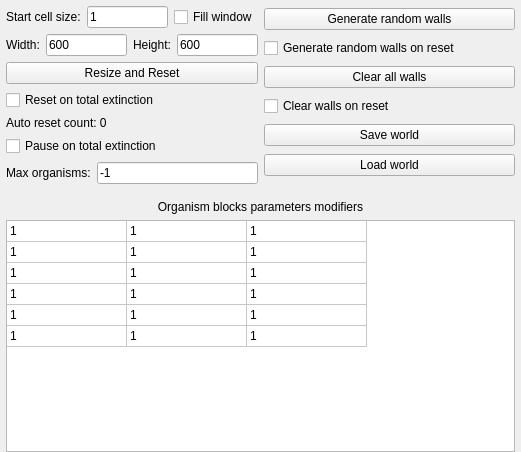
               <widget class="QWidget" name="scrollAreaWidgetContents_3">
                <property name="geometry">
                 <rect>
                  <x>0</x>
                  <y>0</y>
                  <width>504</width>
                  <height>452</height>
                 </rect>
                </property>
                <property name="sizePolicy">
                 <sizepolicy hsizetype="Ignored" vsizetype="Minimum">
                  <horstretch>0</horstretch>
                  <verstretch>0</verstretch>
                 </sizepolicy>
                </property>
                <layout class="QVBoxLayout" name="verticalLayout_12">
                 <property name="spacing">
                  <number>0</number>
                 </property>
                 <property name="leftMargin">
                  <number>0</number>
                 </property>
                 <property name="topMargin">
                  <number>0</number>
                 </property>
                 <property name="rightMargin">
                  <number>0</number>
                 </property>
                 <property name="bottomMargin">
                  <number>0</number>
                 </property>
                 <item>
                  <widget class="QWidget" name="widget_3" native="true">
                   <property name="sizePolicy">
                    <sizepolicy hsizetype="Minimum" vsizetype="Preferred">
                     <horstretch>0</horstretch>
                     <verstretch>0</verstretch>
                    </sizepolicy>
                   </property>
                   <property name="minimumSize">
                    <size>
                     <width>0</width>
                     <height>0</height>
                    </size>
                   </property>
                   <layout class="QVBoxLayout" name="verticalLayout_31" stretch="1,0,0,0">
                    <property name="leftMargin">
                     <number>6</number>
                    </property>
                    <property name="topMargin">
                     <number>6</number>
                    </property>
                    <property name="rightMargin">
                     <number>6</number>
                    </property>
                    <property name="bottomMargin">
                     <number>0</number>
                    </property>
                    <item>
                     <layout class="QHBoxLayout" name="horizontalLayout_45" stretch="1,1">
                      <item>
                       <layout class="QVBoxLayout" name="verticalLayout_21">
                        <item>
                         <layout class="QHBoxLayout" name="horizontalLayout_22">
                          <item>
                           <widget class="QLabel" name="label_8">
                            <property name="text">
                             <string>Start cell size:</string>
                            </property>
                           </widget>
                          </item>
                          <item>
                           <widget class="QLineEdit" name="le_cell_size">
                            <property name="enabled">
                             <bool>true</bool>
                            </property>
                            <property name="text">
                             <string>1</string>
                            </property>
                           </widget>
                          </item>
                          <item>
                           <widget class="QCheckBox" name="cb_fill_window">
                            <property name="enabled">
                             <bool>true</bool>
                            </property>
                            <property name="text">
                             <string>Fill window</string>
                            </property>
                           </widget>
                          </item>
                         </layout>
                        </item>
                        <item>
                         <layout class="QHBoxLayout" name="horizontalLayout_23">
                          <item>
                           <widget class="QLabel" name="label_13">
                            <property name="text">
                             <string>Width:</string>
                            </property>
                           </widget>
                          </item>
                          <item>
                           <widget class="QLineEdit" name="le_simulation_width">
                            <property name="text">
                             <string>600</string>
                            </property>
                           </widget>
                          </item>
                          <item>
                           <widget class="QLabel" name="label_14">
                            <property name="text">
                             <string>Height:</string>
                            </property>
                           </widget>
                          </item>
                          <item>
                           <widget class="QLineEdit" name="le_simulation_height">
                            <property name="text">
                             <string>600</string>
                            </property>
                           </widget>
                          </item>
                         </layout>
                        </item>
                        <item>
                         <widget class="QPushButton" name="b_resize_and_reset">
                          <property name="text">
                           <string>Resize and Reset</string>
                          </property>
                         </widget>
                        </item>
                        <item>
                         <widget class="QCheckBox" name="cb_reset_on_total_extinction">
                          <property name="text">
                           <string>Reset on total extinction</string>
                          </property>
                         </widget>
                        </item>
                        <item>
                         <widget class="QLabel" name="lb_auto_reset_count">
                          <property name="text">
                           <string>Auto reset count: 0</string>
                          </property>
                         </widget>
                        </item>
                        <item>
                         <widget class="QCheckBox" name="cb_pause_on_total_extinction">
                          <property name="text">
                           <string>Pause on total extinction</string>
                          </property>
                         </widget>
                        </item>
                        <item>
                         <layout class="QHBoxLayout" name="horizontalLayout_11">
                          <item>
                           <widget class="QLabel" name="label_18">
                            <property name="text">
                             <string>Max organisms:</string>
                            </property>
                           </widget>
                          </item>
                          <item>
                           <widget class="QLineEdit" name="le_max_organisms">
                            <property name="text">
                             <string>-1</string>
                            </property>
                           </widget>
                          </item>
                         </layout>
                        </item>
                       </layout>
                      </item>
                      <item>
                       <layout class="QVBoxLayout" name="verticalLayout_22">
                        <property name="sizeConstraint">
                         <enum>QLayout::SetMinimumSize</enum>
                        </property>
                        <property name="bottomMargin">
                         <number>0</number>
                        </property>
                        <item>
                         <widget class="QPushButton" name="b_generate_random_walls">
                          <property name="enabled">
                           <bool>true</bool>
                          </property>
                          <property name="text">
                           <string>Generate random walls</string>
                          </property>
                         </widget>
                        </item>
                        <item>
                         <widget class="QCheckBox" name="cb_generate_random_walls_on_reset">
                          <property name="enabled">
                           <bool>true</bool>
                          </property>
                          <property name="text">
                           <string>Generate random walls on reset</string>
                          </property>
                         </widget>
                        </item>
                        <item>
                         <widget class="QPushButton" name="b_clear_all_walls">
                          <property name="enabled">
                           <bool>true</bool>
                          </property>
                          <property name="text">
                           <string>Clear all walls</string>
                          </property>
                         </widget>
                        </item>
                        <item>
                         <widget class="QCheckBox" name="cb_clear_walls_on_reset">
                          <property name="enabled">
                           <bool>true</bool>
                          </property>
                          <property name="text">
                           <string>Clear walls on reset</string>
                          </property>
                         </widget>
                        </item>
                        <item>
                         <widget class="QPushButton" name="b_save_world">
                          <property name="enabled">
                           <bool>true</bool>
                          </property>
                          <property name="text">
                           <string>Save world</string>
                          </property>
                         </widget>
                        </item>
                        <item>
                         <layout class="QHBoxLayout" name="horizontalLayout_21">
                          <property name="sizeConstraint">
                           <enum>QLayout::SetMinimumSize</enum>
                          </property>
                          <item>
                           <widget class="QPushButton" name="b_load_world">
                            <property name="enabled">
                             <bool>true</bool>
                            </property>
                            <property name="text">
                             <string>Load world</string>
                            </property>
                           </widget>
                          </item>
                         </layout>
                        </item>
                       </layout>
                      </item>
                     </layout>
                    </item>
                    <item>
                     <spacer name="verticalSpacer">
                      <property name="orientation">
                       <enum>Qt::Vertical</enum>
                      </property>
                      <property name="sizeType">
                       <enum>QSizePolicy::Minimum</enum>
                      </property>
                      <property name="sizeHint" stdset="0">
                       <size>
                        <width>20</width>
                        <height>10</height>
                       </size>
                      </property>
                     </spacer>
                    </item>
                    <item>
                     <widget class="QLabel" name="label_45">
                      <property name="text">
                       <string>Organism blocks parameters modifiers</string>
                      </property>
                      <property name="textFormat">
                       <enum>Qt::AutoText</enum>
                      </property>
                      <property name="scaledContents">
                       <bool>true</bool>
                      </property>
                      <property name="alignment">
                       <set>Qt::AlignCenter</set>
                      </property>
                      <property name="wordWrap">
                       <bool>false</bool>
                      </property>
                      <property name="openExternalLinks">
                       <bool>false</bool>
                      </property>
                     </widget>
                    </item>
                    <item>
                     <widget class="QTableWidget" name="table_organism_block_parameters">
                      <property name="autoScroll">
                       <bool>false</bool>
                      </property>
                      <property name="editTriggers">
                       <set>QAbstractItemView::CurrentChanged</set>
                      </property>
                      <property name="selectionMode">
                       <enum>QAbstractItemView::SingleSelection</enum>
                      </property>
                      <property name="showGrid">
                       <bool>true</bool>
                      </property>
                      <property name="gridStyle">
                       <enum>Qt::SolidLine</enum>
                      </property>
                      <property name="wordWrap">
                       <bool>false</bool>
                      </property>
                      <attribute name="horizontalHeaderVisible">
                       <bool>false</bool>
                      </attribute>
                      <attribute name="horizontalHeaderCascadingSectionResizes">
                       <bool>false</bool>
                      </attribute>
                      <attribute name="horizontalHeaderMinimumSectionSize">
                       <number>57</number>
                      </attribute>
                      <attribute name="horizontalHeaderDefaultSectionSize">
                       <number>120</number>
                      </attribute>
                      <attribute name="horizontalHeaderShowSortIndicator" stdset="0">
                       <bool>false</bool>
                      </attribute>
                      <attribute name="horizontalHeaderStretchLastSection">
                       <bool>false</bool>
                      </attribute>
                      <attribute name="verticalHeaderVisible">
                       <bool>false</bool>
                      </attribute>
                      <attribute name="verticalHeaderCascadingSectionResizes">
                       <bool>false</bool>
                      </attribute>
                      <attribute name="verticalHeaderMinimumSectionSize">
                       <number>21</number>
                      </attribute>
                      <attribute name="verticalHeaderDefaultSectionSize">
                       <number>21</number>
                      </attribute>
                      <attribute name="verticalHeaderHighlightSections">
                       <bool>true</bool>
                      </attribute>
                      <attribute name="verticalHeaderShowSortIndicator" stdset="0">
                       <bool>false</bool>
                      </attribute>
                      <attribute name="verticalHeaderStretchLastSection">
                       <bool>false</bool>
                      </attribute>
                      <row>
                       <property name="text">
                        <string>Mouth Cell</string>
                       </property>
                      </row>
                      <row>
                       <property name="text">
                        <string>Producer Cell</string>
                       </property>
                      </row>
                      <row>
                       <property name="text">
                        <string>Mover Cell</string>
                       </property>
                      </row>
                      <row>
                       <property name="text">
                        <string>Killer Cell</string>
                       </property>
                      </row>
                      <row>
                       <property name="text">
                        <string>Armor Cell</string>
                       </property>
                      </row>
                      <row>
                       <property name="text">
                        <string>Eye Cell</string>
                       </property>
                      </row>
                      <column>
                       <property name="text">
                        <string>Food Cost</string>
                       </property>
                      </column>
                      <column>
                       <property name="text">
                        <string>Life Point</string>
                       </property>
                      </column>
                      <column>
                       <property name="text">
                        <string>Chance Weight</string>
                       </property>
                      </column>
                      <item row="0" column="0">
                       <property name="text">
                        <string>1</string>
                       </property>
                       <property name="flags">
                        <set>ItemIsSelectable|ItemIsEditable|ItemIsDragEnabled|ItemIsDropEnabled|ItemIsUserCheckable|ItemIsEnabled|ItemIsTristate</set>
                       </property>
                      </item>
                      <item row="0" column="1">
                       <property name="text">
                        <string>1</string>
                       </property>
                      </item>
                      <item row="0" column="2">
                       <property name="text">
                        <string>1</string>
                       </property>
                      </item>
                      <item row="1" column="0">
                       <property name="text">
                        <string>1</string>
                       </property>
                      </item>
                      <item row="1" column="1">
                       <property name="text">
                        <string>1</string>
                       </property>
                      </item>
                      <item row="1" column="2">
                       <property name="text">
                        <string>1</string>
                       </property>
                      </item>
                      <item row="2" column="0">
                       <property name="text">
                        <string>1</string>
                       </property>
                      </item>
                      <item row="2" column="1">
                       <property name="text">
                        <string>1</string>
                       </property>
                      </item>
                      <item row="2" column="2">
                       <property name="text">
                        <string>1</string>
                       </property>
                      </item>
                      <item row="3" column="0">
                       <property name="text">
                        <string>1</string>
                       </property>
                      </item>
                      <item row="3" column="1">
                       <property name="text">
                        <string>1</string>
                       </property>
                      </item>
                      <item row="3" column="2">
                       <property name="text">
                        <string>1</string>
                       </property>
                      </item>
                      <item row="4" column="0">
                       <property name="text">
                        <string>1</string>
                       </property>
                      </item>
                      <item row="4" column="1">
                       <property name="text">
                        <string>1</string>
                       </property>
                      </item>
                      <item row="4" column="2">
                       <property name="text">
                        <string>1</string>
                       </property>
                      </item>
                      <item row="5" column="0">
                       <property name="text">
                        <string>1</string>
                       </property>
                      </item>
                      <item row="5" column="1">
                       <property name="text">
                        <string>1</string>
                       </property>
                      </item>
                      <item row="5" column="2">
                       <property name="text">
                        <string>1</string>
                       </property>
                      </item>
                     </widget>
                    </item>
                   </layout>
                  </widget>
                 </item>
                </layout>
               </widget>
